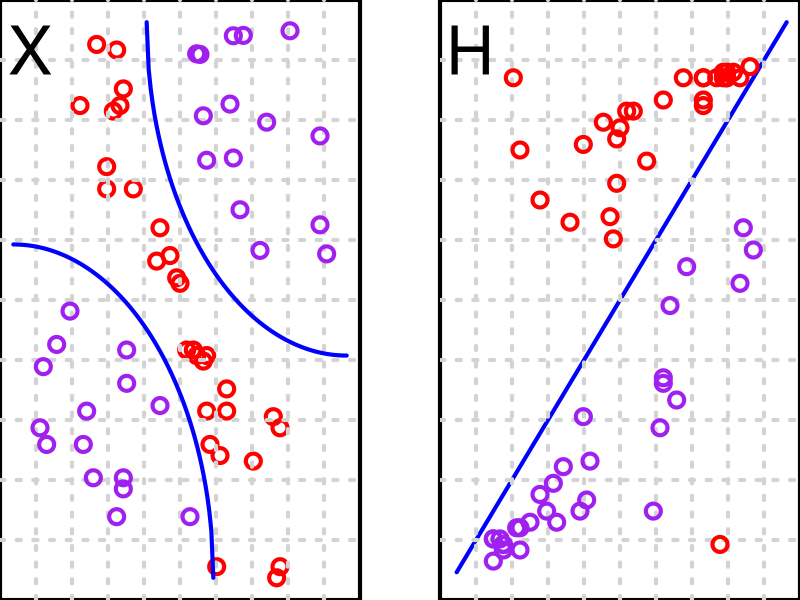

Reproduce this figure in R.


inside = c()
for(i in c(1:30))
{
	x = sample(c(20:80),1)
	y = sample(c(0:100),1)
	# inside
	flag = 0
	if(x < 40)
	{if(y > sqrt(3600-x^2)+10){flag = 1}}
	else if(x > 60)
	{if(y < -sqrt(3600-(x-100)^2)+90){flag = 1}}
	else
	{if(y > sqrt(3600-x^2) +10 && y <= -sqrt(3600-(x-100)^2)+90){flag = 1}}
	
	while(flag == 0)
	{
		y = sample(c(0:100),1)
			# inside
		if(x < 40)
		{if(y > sqrt(3600-x^2)+10){flag = 1}}
		else if(x > 60)
		{if(y < -sqrt(3600-(x-100)^2)+90){flag = 1}}
		else
		{if(y > sqrt(3600-x^2) +10 && y <= -sqrt(3600-(x-100)^2)+90){flag = 1}}
	}
	inside = rbind(inside, c(x,y))
}

outside = c()
for(i in c(1:15))
{
	x = sample(c(8:60),1)
	y = sample(c(8:(sqrt(3600-x^2)-5)),1)
	outside = rbind(outside, c(x,y))
}
for(i in c(1:15))
{
	x = sample(c(45:100),1)
	y = sample(c((-sqrt(3600-(x-100)^2)+108):100),1)
	outside = rbind(outside, c(x,y))
}

up = c()
for(i in c(1:30))
{
	x = sample(c(10:90),1)
	y = sample(c((x+10):90), 1)
	up = rbind(up, c(x,y))
}

down = c()
for(i in c(1:30))
{
	x = sample(c(10:90),1)
	y = sample(c(10:(x-10)), 1)
	down = rbind(down, c(x,y))
}


pdf('../plots/kernel_svm.pdf', height = 8, width = 16)
par(mfrow = c(1,2), lwd = 4, cex = 2, cex.axis = 1.5, cex.lab = 1.4, oma = c(0,0,0,0), mar = c(0,0,0,1))
plot(inside, type = 'p', xlab = '', ylab = '', xlim = c(-0,100), ylim = c(0,100), xaxt = 'n', yaxt = 'n', col = 'red')
grid(10,10)
points(outside, col = 'purple')
curve(sqrt(3600-x^2), 0, 60, add = TRUE, col = 'blue')
curve(-sqrt(3600-(x-100)^2)+100, 40, 100, add = TRUE, col = 'blue')
text(5,95,'X',cex = 2)

par(mar = c(0,1,0,0))
plot(c(1,100),c(1,100), type = 'l', xlab = '', ylab = '', xlim = c(-0,100), ylim = c(0,100), xaxt = 'n', yaxt = 'n', col = 'blue')
grid(10,10)
points(up, col = 'red')
points(down, col = 'purple')
text(5,95,'H',cex = 2)
dev.off()








